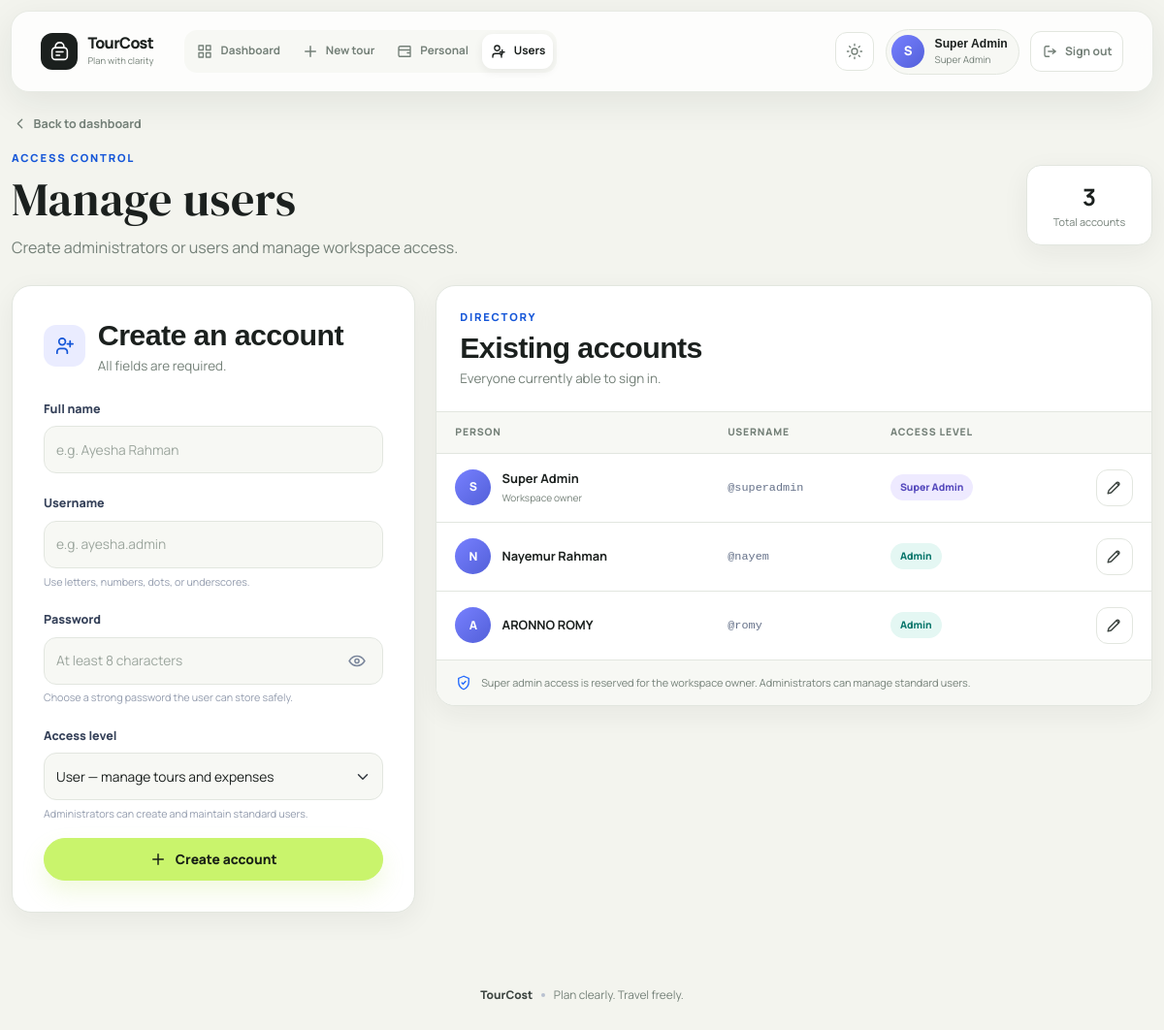
The app's page /users (signed in) with its own data.
### tables this page shows
CREATE TABLE users (
                id INTEGER PRIMARY KEY AUTOINCREMENT,
                username TEXT NOT NULL UNIQUE,
                full_name TEXT NOT NULL,
                password_hash TEXT NOT NULL,
                role TEXT NOT NULL DEFAULT 'user',
                created_at TEXT NOT NULL,
                updated_at TEXT NOT NULL,
                CHECK(role IN ('super_admin', 'admin', 'user'))
            );

### app.py (the view, shortened to what this page needs)
@app.route("/users", methods=["GET", "POST"])
@login_required
@user_manager_required
def manage_users():
    allowed_roles = CREATABLE_ROLES if g.current_user["role"] == "super_admin" else ("user",)
    with get_db() as conn:
        users = conn.execute(
            "SELECT * FROM users ORDER BY CASE role WHEN 'super_admin' THEN 0 WHEN 'admin' THEN 1 ELSE 2 END, id ASC"
        ).fetchall()
    editable_user_ids = {
        user["id"] for user in users
        if g.current_user["role"] == "super_admin" or user["role"] == "user"
    }
    return render_template(
        "users.html",
        users=users,
        creatable_roles=allowed_roles,
        editable_user_ids=editable_user_ids,
    )

### app.py (called while the page is built)
@contextmanager
def get_db():
    conn = sqlite3.connect(DB_PATH)
    conn.row_factory = sqlite3.Row
    conn.execute("PRAGMA foreign_keys = ON")
    try:
        yield conn
        conn.commit()
    except Exception:
        conn.rollback()
        raise
    finally:
        conn.close()

def get_user_by_id(user_id):
    with get_db() as conn:
        return conn.execute("SELECT * FROM users WHERE id = ?", (user_id,)).fetchone()

def login_required(view):
    @wraps(view)
    def wrapped(*args, **kwargs):
        if not g.current_user:
            flash("Please log in to continue.", "warning")
            return redirect(url_for("login", next=request.full_path))
        return view(*args, **kwargs)
    return wrapped

def user_manager_required(view):
    @wraps(view)
    def wrapped(*args, **kwargs):
        if not g.current_user or g.current_user["role"] not in ("super_admin", "admin"):
            flash("Administrator access is required.", "danger")
            return redirect(url_for("dashboard"))
        return view(*args, **kwargs)
    return wrapped

def get_csrf_token():
    token = session.get("csrf_token")
    if not token:
        token = secrets.token_urlsafe(32)
        session["csrf_token"] = token
    return token

@app.before_request
def protect_from_csrf():
    if request.method == "POST":
        expected = session.get("csrf_token", "")
        supplied = request.form.get("csrf_token", "") or request.headers.get("X-CSRF-Token", "")
        if not expected or not supplied or not hmac.compare_digest(expected, supplied):
            session.pop("csrf_token", None)
            get_csrf_token()
            flash("That form expired. Please try again; your page has been refreshed safely.", "warning")
            referrer = urlsplit(request.referrer or "")
            if referrer.netloc == request.host:
                location = referrer.path or "/"
                if referrer.query:
                    location = f"{location}?{referrer.query}"
                return redirect(location)
            return redirect(url_for("dashboard" if session.get("user_id") else "login"))

@app.before_request
def load_current_user():
    g.current_user = None
    user_id = session.get("user_id")
    if user_id:
        g.current_user = get_user_by_id(user_id)
        if g.current_user is None:
            session.clear()

### templates/users.html (shortened to what this page needs)
{% extends "base.html" %}
{% block content %}
<div class="page-heading">
    <a class="back-link" href="{{ url_for('dashboard') }}">
        <svg viewBox="0 0 24 24" fill="none" aria-hidden="true"><path d="m15 18-6-6 6-6" stroke="currentColor" stroke-width="2" stroke-linecap="round" stroke-linejoin="round"/></svg>
        Back to dashboard
    </a>
    <div class="page-heading-row">
        <div>
            <span class="section-kicker">Access control</span>
            <h1>Manage users</h1>
            <p>{% if is_super_admin %}Create administrators or users and manage workspace access.{% else %}Create and maintain standard user accounts.{% endif %}</p>
        </div>
        <div class="heading-stat"><strong>{{ users|length }}</strong><span>Total accounts</span></div>
    </div>
</div>
<div class="user-layout">
    <section class="form-surface create-user-card" aria-labelledby="createAccountHeading">
        <div class="surface-heading">
            <div class="surface-heading-icon"><svg viewBox="0 0 24 24" fill="none" aria-hidden="true"><path d="M15 20v-1.5a3.5 3.5 0 0 0-3.5-3.5h-4A3.5 3.5 0 0 0 4 18.5V20M9.5 11a3.5 3.5 0 1 0 0-7 3.5 3.5 0 0 0 0 7ZM18 7v6m-3-3h6" stroke="currentColor" stroke-width="1.8" stroke-linecap="round"/></svg></div>
            <div><h2 id="createAccountHeading">Create an account</h2><p>All fields are required.</p></div>
        </div>
        <form method="post" class="stacked-form">
            <div>
                <label class="form-label" for="fullName">Full name</label>
                <input class="form-control" id="fullName" name="full_name" maxlength="120" placeholder="e.g. Ayesha Rahman" autocomplete="name" required>
            </div>
            <div>
                <label class="form-label" for="newUsername">Username</label>
                <input class="form-control" id="newUsername" name="username" maxlength="60" placeholder="e.g. ayesha.admin" autocomplete="username" aria-describedby="usernameHint" required>
                <div class="field-hint" id="usernameHint">Use letters, numbers, dots, or underscores.</div>
            </div>
            <div>
                <label class="form-label" for="newPassword">Password</label>
                <div class="password-field">
                    <input type="password" class="form-control" id="newPassword" name="password" minlength="8" autocomplete="new-password" placeholder="At least 8 characters" aria-describedby="passwordHint" required>
                    <button class="password-toggle" type="button" aria-label="Show password" aria-controls="newPassword" aria-pressed="false" data-password-toggle>
                        <svg class="eye-open" viewBox="0 0 24 24" fill="none" aria-hidden="true"><path d="M2.5 12s3.5-6 9.5-6 9.5 6 9.5 6-3.5 6-9.5 6-9.5-6-9.5-6Z" stroke="currentColor" stroke-width="1.8"/><circle cx="12" cy="12" r="2.5" stroke="currentColor" stroke-width="1.8"/></svg>
                    </button>
                </div>
                <div class="field-hint" id="passwordHint">Choose a strong password the user can store safely.</div>
            </div>
            <div>
                <label class="form-label" for="role">Access level</label>
                <select class="form-select" id="role" name="role" aria-describedby="roleHint" required>
                    {% for role in creatable_roles|default(('admin', 'user')) %}
                    <option value="{{ role }}" {% if role == 'user' %}selected{% endif %}>{{ role|title }} — {% if role == 'admin' %}manage users, tours, and expenses{% else %}manage tours and expenses{% endif %}</option>
                    {% endfor %}
                </select>
                <div class="field-hint" id="roleHint">{% if is_super_admin %}Administrators can create and maintain standard users.{% else %}Only the workspace owner can create other administrators.{% endif %}</div>
            </div>
            <button class="btn btn-primary btn-icon w-100" type="submit">
                <svg viewBox="0 0 24 24" fill="none" aria-hidden="true"><path d="M12 5v14M5 12h14" stroke="currentColor" stroke-width="2" stroke-linecap="round"/></svg>
                Create account
            </button>
        </form>
    </section>
    <section class="table-surface" aria-labelledby="accountsHeading">
        <div class="surface-heading accounts-heading">
            <div><span class="section-kicker">Directory</span><h2 id="accountsHeading">Existing accounts</h2><p>Everyone currently able to sign in.</p></div>
        </div>
        <div class="table-responsive">
            <table class="table app-table mobile-stack-table">
                <thead>
                    <tr><th scope="col">Person</th><th scope="col">Username</th><th scope="col">Access level</th><th scope="col"><span class="visually-hidden">Actions</span></th></tr>
                </thead>
                <tbody>
                    {% for user in users %}
                    <tr>
                        <td data-label="Person">
                            <div class="person-cell">
                                <span class="table-avatar">{{ user['full_name'][0]|upper }}</span>
                                <div><strong>{{ user['full_name'] }}</strong>{% if user['role'] == 'super_admin' %}<small>Workspace owner</small>{% endif %}</div>
                            </div>
                        </td>
                        <td data-label="Username"><span class="username-text">@{{ user['username'] }}</span></td>
                        <td data-label="Access level"><span class="role-badge role-{{ user['role'] }}">{{ user['role'].replace('_', ' ')|title }}</span></td>
                        <td data-label="Action" class="text-end">
                            {% if editable_user_ids is not defined or user['id'] in editable_user_ids %}
                            <button class="icon-button account-edit-button" type="button" aria-label="Edit login details for {{ user['full_name'] }}" data-bs-toggle="modal" data-bs-target="#editAccountModal" data-user-id="{{ user['id'] }}" data-full-name="{{ user['full_name']|e }}" data-username="{{ user['username']|e }}">
                                <svg viewBox="0 0 24 24" fill="none" aria-hidden="true"><path d="m14.5 5.5 4 4M4 20l4.2-1 10-10a2.1 2.1 0 0 0-3-3l-10 10L4 20Z" stroke="currentColor" stroke-width="1.8" stroke-linejoin="round"/></svg>
                            </button>
                            {% else %}<span class="expense-locked">Owner only</span>{% endif %}
                        </td>
                    </tr>
                    {% endfor %}
                </tbody>
            </table>
        </div>
        <div class="permission-note">
            <svg viewBox="0 0 24 24" fill="none" aria-hidden="true"><path d="M12 3 5 6v5c0 4.5 2.8 8.1 7 10 4.2-1.9 7-5.5 7-10V6l-7-3Z" stroke="currentColor" stroke-width="1.8"/><path d="m9.5 12 1.7 1.7 3.5-3.7" stroke="currentColor" stroke-width="1.8" stroke-linecap="round"/></svg>
            <span>Super admin access is reserved for the workspace owner. Administrators can manage standard users.</span>
        </div>
    </section>
</div>
{% endblock %}

### templates/base.html (shortened to what this page needs)
<!doctype html>
<html lang="en">
<head>
    <link href="https://cdn.jsdelivr.net/npm/bootstrap@5.3.3/dist/css/bootstrap.min.css" rel="stylesheet">
    <link rel="stylesheet" href="{{ url_for('static', filename='style.css') }}">
</head>
<body>
<div class="page-shell">
<nav class="navbar navbar-expand-lg navbar-dark app-navbar">
    <div class="container nav-container">
        <a class="navbar-brand brand-mark" href="{{ url_for('dashboard') }}">
            <span class="brand-icon" aria-hidden="true">
            </span>
            <span>
                <strong>TourCost</strong>
                <small>Plan with clarity</small>
            </span>
        </a>
        {% if is_logged_in %}
        <div class="collapse navbar-collapse" id="primaryNav">
            <div class="navbar-nav app-nav-links" aria-label="Primary navigation">
                <a class="nav-link " href="{{ url_for('dashboard') }}" >
                    <svg viewBox="0 0 24 24" fill="none" aria-hidden="true"><path d="M4 4h6v6H4V4Zm10 0h6v6h-6V4ZM4 14h6v6H4v-6Zm10 0h6v6h-6v-6Z" stroke="currentColor" stroke-width="1.8" stroke-linejoin="round"/></svg>
                    Dashboard
                </a>
                <a class="nav-link {% if request.endpoint == 'new_tour' %}active{% endif %}" href="{{ url_for('new_tour') }}" {% if request.endpoint == 'new_tour' %}aria-current="page"{% endif %}>
                    <svg viewBox="0 0 24 24" fill="none" aria-hidden="true"><path d="M12 5v14M5 12h14" stroke="currentColor" stroke-width="2" stroke-linecap="round"/></svg>
                    New tour
                </a>
                <a class="nav-link " href="{{ url_for('personal_expenses') }}" >
                    <svg viewBox="0 0 24 24" fill="none" aria-hidden="true"><path d="M4 7.5A2.5 2.5 0 0 1 6.5 5H19a1 1 0 0 1 1 1v13H6.5A2.5 2.5 0 0 1 4 16.5v-9Zm0 0A2.5 2.5 0 0 0 6.5 10H20m-4 4h4" stroke="currentColor" stroke-width="1.8" stroke-linecap="round" stroke-linejoin="round"/></svg>
                    Personal
                </a>
                {% if can_manage_users %}
                <a class="nav-link {% if request.endpoint == 'manage_users' %}active{% endif %}" href="{{ url_for('manage_users') }}" {% if request.endpoint == 'manage_users' %}aria-current="page"{% endif %}>
                    <svg viewBox="0 0 24 24" fill="none" aria-hidden="true"><path d="M16 20v-1.5a3.5 3.5 0 0 0-3.5-3.5h-5A3.5 3.5 0 0 0 4 18.5V20M10 11a3.5 3.5 0 1 0 0-7 3.5 3.5 0 0 0 0 7Zm7-1v6m-3-3h6" stroke="currentColor" stroke-width="1.8" stroke-linecap="round"/></svg>
                    Users
                </a>
                {% endif %}
            </div>
            <div class="navbar-account">
                <button class="theme-toggle" type="button" data-theme-toggle aria-label="Switch color theme" title="Switch color theme">
                </button>
                <div class="user-pill">
                    <span class="user-avatar">{{ current_user['full_name'][0]|upper }}</span>
                    <span>
                        <strong>{{ current_user['full_name'] }}</strong>
                        <small>{{ current_user['role'].replace('_', ' ')|title }}</small>
                    </span>
                </div>
                <form method="post" action="{{ url_for('logout') }}">
                    <button class="logout-button" type="submit" aria-label="Sign out">
                        <svg viewBox="0 0 24 24" fill="none" aria-hidden="true"><path d="M10 5H6a2 2 0 0 0-2 2v10a2 2 0 0 0 2 2h4m5-4 4-3-4-3m4 3H9" stroke="currentColor" stroke-width="1.8" stroke-linecap="round" stroke-linejoin="round"/></svg>
                        <span>Sign out</span>
                    </button>
                </form>
            </div>
        </div>
        {% endif %}
    </div>
</nav>
<main class="container app-main" id="main-content" tabindex="-1">
    {% block content %}{% endblock %}
</main>
<footer class="container app-footer">
    <span>TourCost</span>
    <span class="footer-dot" aria-hidden="true"></span>
    <span>Plan clearly. Travel freely.</span>
</footer>
</div>
</body>
</html>

### records on screen
users: full_name "S", full_name "Super Admin", role.replace "Super Admin", shows "Workspace owner", username "superadmin"
users: full_name "N", full_name "Nayemur Rahman", username "nayem", role.replace "Admin"
users: full_name "A", full_name "ARONNO ROMY", username "romy", role.replace "Admin"

### other values on screen
{{ users|length }} "3"
form field role "User — manage tours and expenses"
